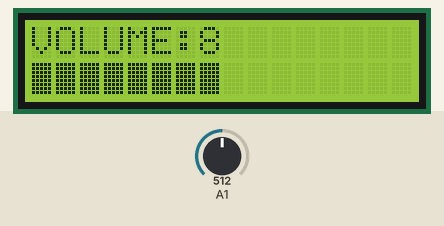
This sketch was run on a simulated Arduino Uno, built with avr-gcc and run on an emulated ATmega328P. On the bench: 16×2 character LCD. Inputs (shaded band) come from the test bench; at power-on: A1 = 512.

Above: at 1.2 s.
1.3 s: A1 set to 716
At 2.3 s:
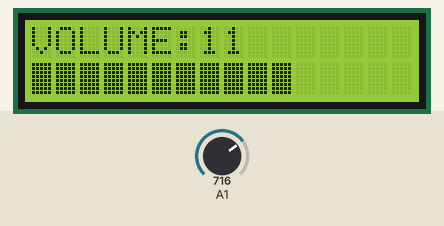
2.8 s: A1 set to 753
4.3 s: A1 set to 784
At 4.6 s:
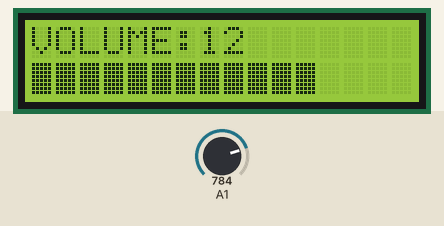
5.8 s: A1 set to 813
7.3 s: A1 set to 848
At 8.1 s:
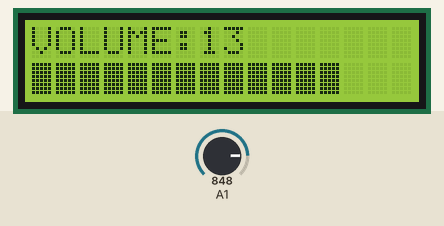
8.8 s: A1 set to 882
10.3 s: A1 set to 905
At 11.5 s:
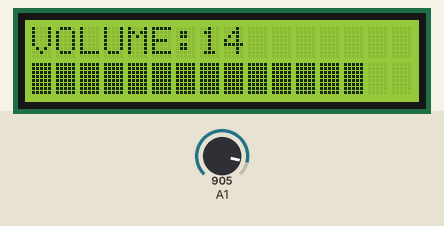
Timing chart, 0 to 12.8 s (numbered marks = the images above; inputs shaded):
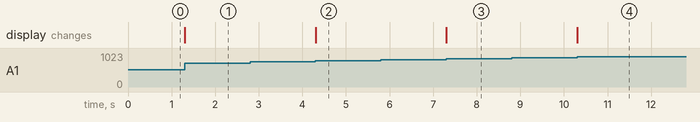

The sketch:

kalkanoturan.ino
```cpp
#include <LiquidCrystal.h>
LiquidCrystal lcd(8,9,4,5,6,7);


byte ses[]={31,31,31,31,31,31,31,31};

void setup() {
   lcd.begin(16,2);
   lcd.createChar(0,ses);
   lcd.setCursor(0,0);
   lcd.print("VOLUME:");
}

void loop() {
   int deger=analogRead(1);
   deger=map(deger,0,1023,0,16);
   lcd.setCursor(7,0);
   lcd.print(deger);
   if(deger<10)
   {
    lcd.setCursor(8,0);
    lcd.print(" ");
   }
   for(int i=0;i<deger;i++)
   {
    lcd.setCursor(i,1);
    lcd.write(byte(0));
   }

   lcd.setCursor(deger-1,1);

   if(deger>0)
   {
    lcd.write(byte(0));
   }
   lcd.print(" ");
}
```

Measured:
- the behaviour switches between 767 and 768 on A1 (found by bisection; images 1 and 2)
- the behaviour switches between 831 and 832 on A1 (found by bisection; images 2 and 3)
- the behaviour switches between 895 and 896 on A1 (found by bisection; images 3 and 4)
- after the input at 1.3 s, the display: changes at once (image 1)
- after the input at 2.8 s, every drawn part: stays the same
- after the input at 4.3 s, the display: changes at once (image 2)
- after the input at 5.8 s, every drawn part: stays the same
- after the input at 7.3 s, the display: changes at once (image 3)
- after the input at 8.8 s, every drawn part: stays the same
- after the input at 10.3 s, the display: changes at once (image 4)
